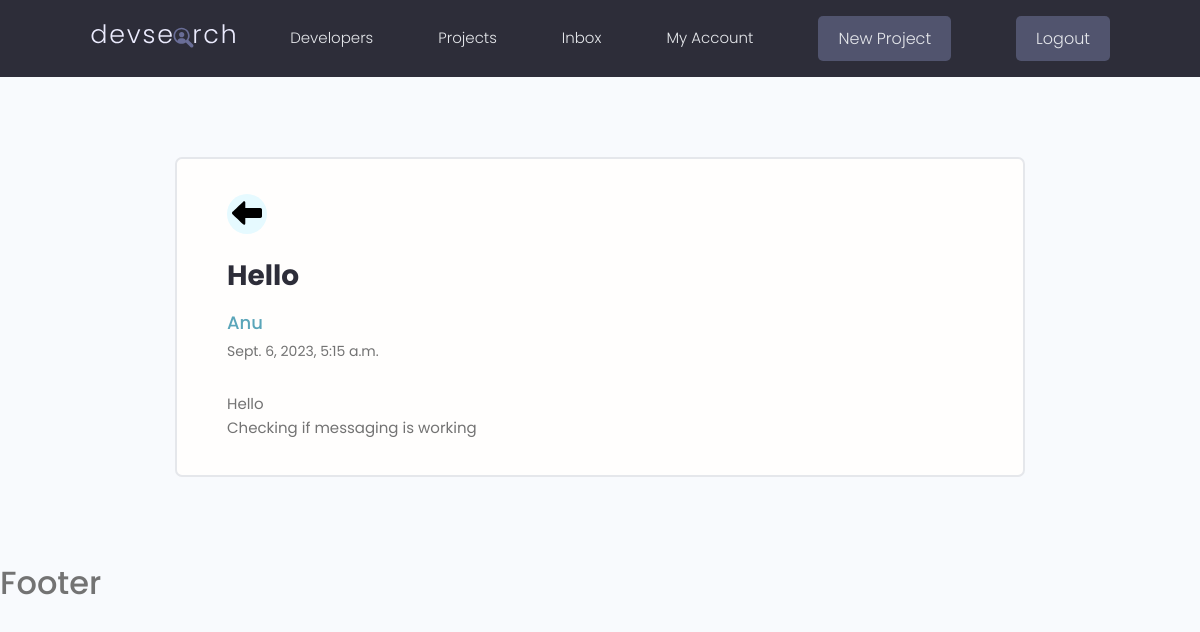
The app's page /users/message/d5665441-710a-48f5-9bb2-9662b9f76fa8 (signed in) with its own data.
### users/models.py (models this page shows, shortened)
class Message(models.Model):
    sender = models.ForeignKey(Profile, on_delete=models.SET_NULL, null=True, blank=True)
    recipient = models.ForeignKey(Profile, on_delete=models.SET_NULL, null=True, blank=True, related_name='messages')
    name = models.CharField(max_length=200, null=True, blank=True)
    email = models.EmailField(max_length=200, null=True, blank=True)
    subject = models.CharField(max_length=200, null=True, blank=True)
    body = models.TextField()
    is_read = models.BooleanField(default=False, null=True, blank=True)
    created = models.DateTimeField(auto_now_add=True)
    id = models.UUIDField(default=uuid.uuid4, unique=True, primary_key=True, editable=False)
    class Meta:
        ordering = ['-created']

### users/views.py (the view)
# urls.py: path('message/<str:pk>', views.message, name='message'),
@login_required(login_url='login')
def message(request, pk):
    profileData = request.user.profile
    data = profileData.messages.get(id=pk)
    if not data.is_read:
        data.is_read = True
        data.save()
    return render(request, 'users/message.html', {'message': data})

### users/templates/users/message.html (shortened to what this page needs)
{% extends 'main.html' %}
{% block content %}
<main class="messagePage my-xl">
    <div class="content-box">
      <div class="message">
        <a class="backButton" href="{% url 'inbox' %}">
        </a>
        <h2 class="message__subject">{{message.subject}}</h2>
          <a href="profile.html" class="message__author">{{message.name}}</a>
          <p class="message__date">{{message.created}}</p>
          <div class="message__body">
            {{message.body|linebreaksbr}}
          </div>
      </div>
    </div>
  </main>
{% endblock content %}

### static/styles/app.css (style rules this page uses)
:root { --color-sub: #2d2d39; }
.content-box { width: 95%; max-width: 85rem; margin: 0 auto; }
.message { padding: 2.5rem 0; }
.message > a { display: flex; gap: 1rem; }
.message__author, .message__date { flex-basis: 25%; }
.message__subject { flex-basis: 50%; }
.message__date { text-align: right; }
.messagePage .message { list-style: none; background: var(--color-white); padding: 3.5rem 5rem; border: 2px solid var(--color-light); border-radius: 0.7rem; }
.messagePage .message__subject { font-size: 2.8rem; color: var(--color-sub); margin-bottom: 1rem; margin-top: 2rem; }
.messagePage .message__author { font-size: 1.8rem; font-weight: 500; }
.messagePage .message__date { font-size: 1.4rem; font-weight: 400; text-align: left; margin-bottom: 3rem; }
.backButton { background: var(--color-main-light); color: var(--color-main); width: 4rem; height: 4rem; display: flex; align-items: center; justify-content: center; border-radius: 50%; }

### static/uikit/styles/modules/_variables.css (style rules this page uses)
:root { --color-main: #5aa5b9; --color-main-light: #e6faff; --color-sub: #3f4156; --color-sub-light: #51546e; --color-sub-lighter: #ededfd; --color-text: #737373; --color-gray: #8b8b8b; --color-light: #e5e7eb; --color-light-gray: #767676; --color-bg: #f8fafd; --color-white: #fffefd; --color-white-light: #f3f3f3; --color-success: #359e64; --color-success-bg: #def8e8; --color-error: #fc4b0b; --color-error-bg: #fff2ee; --font-base: 'Poppins', arial, helvetica, 'Segoe UI', roboto, ubuntu, sans-serif; --font-monospace: 'Fira Code', 'Courier New', courier, monospace; --font-regular: 300; --font-medium: 500; --font-bold: 700; --generic-shadow: 1px 1px 5px #00000010; --generic-transition: all 0.3s ease-in-out; }

### static/uikit/styles/modules/_base.css (style rules this page uses)
* { margin: 0; padding: 0; box-sizing: border-box; text-rendering: optimizeLegibility; color: inherit; font-size: inherit; }
html { font-size: 50%; }
@media only screen and (min-width: 480px) { html { font-size: 56.25%; } }
@media only screen and (min-width: 1200px) { html { font-size: 62.5%; } }
body { line-height: 1.6; font-weight: 400; font-size: 1.5rem; color: var(--color-text); background-color: var(--color-bg); min-height: 100vh; }

### static/uikit/styles/modules/_typography.css (style rules this page uses)
* { font-family: var(--font-base); }
h2 { font-size: 3.6rem; font-weight: var(--font-bold); }
p, span, strong { font-size: 1.6rem; color: var(--color-text); font-weight: var(--font-regular); }
a { padding-bottom: 2px; text-decoration: none; display: inline-block; color: var(--color-main); font-weight: var(--font-medium); }

### static/uikit/styles/modules/_utilities.css (style rules this page uses)
.my-xl { margin: 8rem auto; }

### records on screen
Message: subject "Hello", name "Anu", created "Sept. 6, 2023, 5:15 a.m.", body "Hello Checking if messaging is working"
